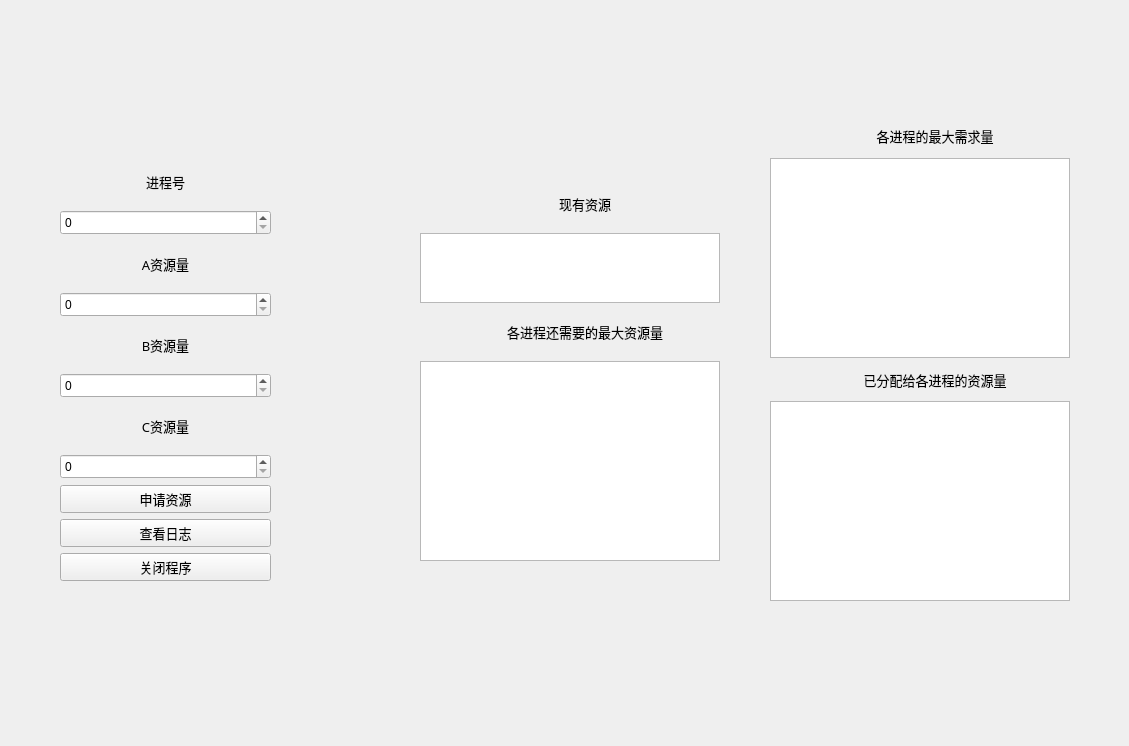
<?xml version="1.0" encoding="UTF-8"?>
<ui version="4.0">
 <class>MainWindow</class>
 <widget class="QMainWindow" name="MainWindow">
  <property name="geometry">
   <rect>
    <x>0</x>
    <y>0</y>
    <width>1129</width>
    <height>746</height>
   </rect>
  </property>
  <property name="windowTitle">
   <string>MainWindow</string>
  </property>
  <widget class="QWidget" name="centralwidget">
   <widget class="QWidget" name="widget" native="true">
    <property name="geometry">
     <rect>
      <x>770</x>
      <y>120</y>
      <width>330</width>
      <height>481</height>
     </rect>
    </property>
    <layout class="QVBoxLayout" name="verticalLayout">
     <item>
      <widget class="QLabel" name="label_2">
       <property name="font">
        <font>
         <family>微软雅黑</family>
         <pointsize>10</pointsize>
        </font>
       </property>
       <property name="text">
        <string>各进程的最大需求量</string>
       </property>
       <property name="alignment">
        <set>Qt::AlignCenter</set>
       </property>
      </widget>
     </item>
     <item>
      <widget class="QTableWidget" name="tableWidget_Max">
       <property name="minimumSize">
        <size>
         <width>300</width>
         <height>200</height>
        </size>
       </property>
       <property name="maximumSize">
        <size>
         <width>300</width>
         <height>200</height>
        </size>
       </property>
       <property name="selectionMode">
        <enum>QAbstractItemView::SingleSelection</enum>
       </property>
      </widget>
     </item>
     <item>
      <widget class="QLabel" name="label_4">
       <property name="font">
        <font>
         <family>微软雅黑</family>
         <pointsize>10</pointsize>
        </font>
       </property>
       <property name="text">
        <string>已分配给各进程的资源量</string>
       </property>
       <property name="alignment">
        <set>Qt::AlignCenter</set>
       </property>
      </widget>
     </item>
     <item>
      <widget class="QTableWidget" name="tableWidget_Allocation">
       <property name="minimumSize">
        <size>
         <width>300</width>
         <height>200</height>
        </size>
       </property>
       <property name="maximumSize">
        <size>
         <width>300</width>
         <height>200</height>
        </size>
       </property>
       <property name="selectionMode">
        <enum>QAbstractItemView::SingleSelection</enum>
       </property>
       <property name="selectionBehavior">
        <enum>QAbstractItemView::SelectItems</enum>
       </property>
      </widget>
     </item>
    </layout>
   </widget>
   <widget class="QWidget" name="widget_2" native="true">
    <property name="geometry">
     <rect>
      <x>420</x>
      <y>180</y>
      <width>330</width>
      <height>381</height>
     </rect>
    </property>
    <layout class="QVBoxLayout" name="verticalLayout_2">
     <item>
      <widget class="QLabel" name="label">
       <property name="font">
        <font>
         <family>微软雅黑</family>
         <pointsize>10</pointsize>
        </font>
       </property>
       <property name="text">
        <string>现有资源</string>
       </property>
       <property name="alignment">
        <set>Qt::AlignCenter</set>
       </property>
      </widget>
     </item>
     <item>
      <widget class="QTableWidget" name="tableWidget_Available">
       <property name="sizePolicy">
        <sizepolicy hsizetype="Expanding" vsizetype="Expanding">
         <horstretch>0</horstretch>
         <verstretch>0</verstretch>
        </sizepolicy>
       </property>
       <property name="minimumSize">
        <size>
         <width>300</width>
         <height>70</height>
        </size>
       </property>
       <property name="maximumSize">
        <size>
         <width>300</width>
         <height>70</height>
        </size>
       </property>
       <property name="font">
        <font>
         <family>Microsoft YaHei UI</family>
        </font>
       </property>
       <property name="contextMenuPolicy">
        <enum>Qt::DefaultContextMenu</enum>
       </property>
       <property name="layoutDirection">
        <enum>Qt::LeftToRight</enum>
       </property>
       <property name="autoFillBackground">
        <bool>false</bool>
       </property>
       <property name="locale">
        <locale language="Chinese" country="China"/>
       </property>
       <property name="horizontalScrollBarPolicy">
        <enum>Qt::ScrollBarAsNeeded</enum>
       </property>
       <property name="sizeAdjustPolicy">
        <enum>QAbstractScrollArea::AdjustToContents</enum>
       </property>
       <property name="alternatingRowColors">
        <bool>true</bool>
       </property>
       <property name="selectionMode">
        <enum>QAbstractItemView::SingleSelection</enum>
       </property>
       <property name="rowCount">
        <number>1</number>
       </property>
       <attribute name="horizontalHeaderCascadingSectionResizes">
        <bool>true</bool>
       </attribute>
       <attribute name="horizontalHeaderDefaultSectionSize">
        <number>40</number>
       </attribute>
       <attribute name="horizontalHeaderShowSortIndicator" stdset="0">
        <bool>true</bool>
       </attribute>
       <attribute name="horizontalHeaderStretchLastSection">
        <bool>false</bool>
       </attribute>
       <attribute name="verticalHeaderVisible">
        <bool>false</bool>
       </attribute>
       <attribute name="verticalHeaderShowSortIndicator" stdset="0">
        <bool>false</bool>
       </attribute>
       <row/>
      </widget>
     </item>
     <item>
      <widget class="QLabel" name="label_3">
       <property name="font">
        <font>
         <family>微软雅黑</family>
         <pointsize>10</pointsize>
        </font>
       </property>
       <property name="text">
        <string>各进程还需要的最大资源量</string>
       </property>
       <property name="alignment">
        <set>Qt::AlignCenter</set>
       </property>
      </widget>
     </item>
     <item>
      <widget class="QTableWidget" name="tableWidget_Need">
       <property name="minimumSize">
        <size>
         <width>300</width>
         <height>200</height>
        </size>
       </property>
       <property name="maximumSize">
        <size>
         <width>300</width>
         <height>200</height>
        </size>
       </property>
       <property name="styleSheet">
        <string notr="true"/>
       </property>
       <property name="sizeAdjustPolicy">
        <enum>QAbstractScrollArea::AdjustIgnored</enum>
       </property>
       <property name="selectionMode">
        <enum>QAbstractItemView::SingleSelection</enum>
       </property>
       <property name="selectionBehavior">
        <enum>QAbstractItemView::SelectItems</enum>
       </property>
       <attribute name="horizontalHeaderMinimumSectionSize">
        <number>29</number>
       </attribute>
       <attribute name="horizontalHeaderShowSortIndicator" stdset="0">
        <bool>false</bool>
       </attribute>
      </widget>
     </item>
    </layout>
   </widget>
   <widget class="QWidget" name="widget_3" native="true">
    <property name="geometry">
     <rect>
      <x>60</x>
      <y>160</y>
      <width>211</width>
      <height>421</height>
     </rect>
    </property>
    <layout class="QVBoxLayout" name="verticalLayout_3">
     <item>
      <widget class="QLabel" name="label_5">
       <property name="font">
        <font>
         <family>微软雅黑</family>
         <pointsize>10</pointsize>
        </font>
       </property>
       <property name="text">
        <string>进程号</string>
       </property>
       <property name="alignment">
        <set>Qt::AlignCenter</set>
       </property>
      </widget>
     </item>
     <item>
      <widget class="QSpinBox" name="spinBox_num">
       <property name="minimumSize">
        <size>
         <width>10</width>
         <height>25</height>
        </size>
       </property>
      </widget>
     </item>
     <item>
      <widget class="QLabel" name="label_6">
       <property name="font">
        <font>
         <family>微软雅黑</family>
         <pointsize>10</pointsize>
        </font>
       </property>
       <property name="text">
        <string>A资源量</string>
       </property>
       <property name="alignment">
        <set>Qt::AlignCenter</set>
       </property>
      </widget>
     </item>
     <item>
      <widget class="QSpinBox" name="spinBox_A">
       <property name="minimumSize">
        <size>
         <width>0</width>
         <height>25</height>
        </size>
       </property>
      </widget>
     </item>
     <item>
      <widget class="QLabel" name="label_7">
       <property name="font">
        <font>
         <family>微软雅黑</family>
         <pointsize>10</pointsize>
        </font>
       </property>
       <property name="text">
        <string>B资源量</string>
       </property>
       <property name="alignment">
        <set>Qt::AlignCenter</set>
       </property>
      </widget>
     </item>
     <item>
      <widget class="QSpinBox" name="spinBox_B">
       <property name="minimumSize">
        <size>
         <width>0</width>
         <height>25</height>
        </size>
       </property>
      </widget>
     </item>
     <item>
      <widget class="QLabel" name="label_8">
       <property name="font">
        <font>
         <family>微软雅黑</family>
         <pointsize>10</pointsize>
        </font>
       </property>
       <property name="text">
        <string>C资源量</string>
       </property>
       <property name="alignment">
        <set>Qt::AlignCenter</set>
       </property>
      </widget>
     </item>
     <item>
      <widget class="QSpinBox" name="spinBox_C">
       <property name="minimumSize">
        <size>
         <width>0</width>
         <height>25</height>
        </size>
       </property>
      </widget>
     </item>
     <item>
      <widget class="QPushButton" name="pushButton_request">
       <property name="font">
        <font>
         <family>微软雅黑</family>
         <pointsize>10</pointsize>
        </font>
       </property>
       <property name="text">
        <string>申请资源</string>
       </property>
      </widget>
     </item>
     <item>
      <widget class="QPushButton" name="pushButton_log">
       <property name="font">
        <font>
         <family>微软雅黑</family>
         <pointsize>10</pointsize>
        </font>
       </property>
       <property name="contextMenuPolicy">
        <enum>Qt::DefaultContextMenu</enum>
       </property>
       <property name="text">
        <string>查看日志</string>
       </property>
      </widget>
     </item>
     <item>
      <widget class="QPushButton" name="pushButton">
       <property name="font">
        <font>
         <family>微软雅黑</family>
         <pointsize>10</pointsize>
        </font>
       </property>
       <property name="text">
        <string>关闭程序</string>
       </property>
      </widget>
     </item>
    </layout>
   </widget>
  </widget>
 </widget>
 <resources/>
 <connections/>
</ui>
